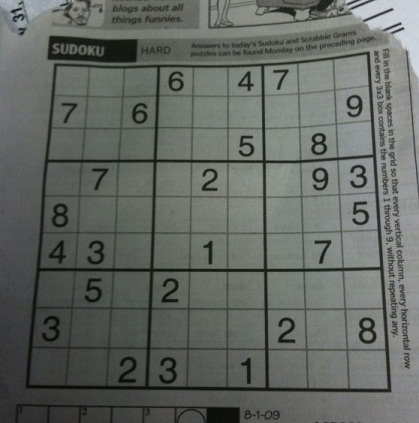
#> input picture 02-DIP/07/img/b.jpg, 419 x 423 px
$ jupyter execute 'Hough Transform.ipynb'
#> lines starting #> are read from the running program, lines starting #| are printed output that depends on the picture
[cell 1]
import cv2
import matplotlib.pyplot as plt
import numpy as np

[cell 2]
def show_img_plt(img, fig_height=8, fig_width=6, vmin=0, vmax=255):
    plt.figure(figsize=(fig_height, fig_width), dpi=100)
    plt.imshow(img,cmap='gray', vmin=vmin, vmax=vmax)

[cell 3]
def show_mult_img_plt(rows, columns, img_names, vmin=0, vmax=255):
    fig = plt.figure(figsize=(15, 17), dpi=100)
    for i in range(len(img_names)):
        fig.add_subplot(rows, columns, i+1)
        plt.imshow(img_names[i],cmap='gray', vmin=vmin, vmax=vmax)
        plt.axis('off')
        plt.title('img_' + str(i))

[cell 4]
img = cv2.imread('img/b.jpg', -1)
#> img is the input picture: shape (423, 419, 3); mean B, G, R 98.9, 103.6, 99.4
show_img_plt(img)

[cell 5]
img_gray = cv2.cvtColor(img, cv2.COLOR_BGR2GRAY)
show_img_plt(img_gray)

[cell 6]
canny = cv2.Canny(img_gray, 50, 100)
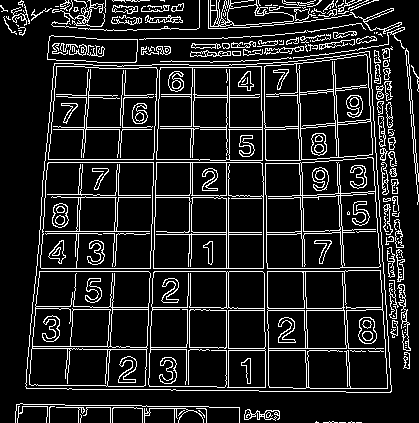
#> canny: shape (423, 419); 13% white in thin lines or dots
show_img_plt(canny)

[cell 7]
lines = cv2.HoughLines(canny, 1, np.pi/180, 150)
#> lines = 62 rows, first 8: [271, 1.57], [268, 1.57], [226, 0], [195, 0.0175], [162, 0.0349], [159, 0.0349], [-262, 3.12], [193, 0.0175]
print(lines)
#| [[[ 2.7100000e+02  1.5707964e+00]]
#|  [[ 2.6800000e+02  1.5707964e+00]]
#|  [[ 2.2600000e+02  0.0000000e+00]]
#|  [[ 1.9500000e+02  1.7453292e-02]]
#|  [[ 1.6200000e+02  3.4906585e-02]]
#|  [[ 1.5900000e+02  3.4906585e-02]]
#|  [[-2.6200000e+02  3.1241393e+00]]
#|  [[ 1.9300000e+02  1.7453292e-02]]
#|  [[-2.9300000e+02  3.1066861e+00]]
#|  [[ 2.2800000e+02  0.0000000e+00]]
#|  [[ 6.2000000e+01  8.7266460e-02]]
#|  [[ 1.6200000e+02  1.5707964e+00]]
#> (further printed lines are left out)

[cell 8]
#for line in lines:
   # print(line[0])
   # r, p = line[0]

[cell 9]
L = 300

for line in lines:
    rho, theta = line[0]

    a = np.cos(theta)
    b = np.sin(theta)


    y0 =  rho * b
    x0 = rho * a

    x1 = int (x0 + L*(b))
    y1 = int (y0 - L*(a))

    x2 = int(x0 - L*(b))
    y2 = int(y0 + L*(a))

    cv2.line(img_gray, (x1, y1), (x2, y2), (255, 0, 0), 2)
#> this loop made 62 passes
#> (rho, theta, a, b, y0, x0, x1, y1) on passes 1 to 12: (271, 1.57, -4.37e-08, 1, 271, -1.18e-05, 299, 271), (268, 1.57, -4.37e-08, 1, 268, -1.17e-05, 299, 268), (226, 0, 1, 0, 0, 226, 226, -300), (195, 0.0175, 1, 0.0175, 3.4, 195, 200, -296), (162, 0.0349, 0.999, 0.0349, 5.65, 161.9, 172, -294), (159, 0.0349, 0.999, 0.0349, 5.55, 158.9, 169, -294), (-262, 3.12, -1, 0.0175, -4.57, 262, 267, 295), (193, 0.0175, 1, 0.0175, 3.37, 193, 198, -296), (-293, 3.11, -0.999, 0.0349, -10.23, 292.8, 303, 289), (228, 0, 1, 0, 0, 228, 228, -300), (62, 0.0873, 0.996, 0.0872, 5.4, 61.76, 87, -293), (162, 1.57, -4.37e-08, 1, 162, -7.08e-06, 299, 162)
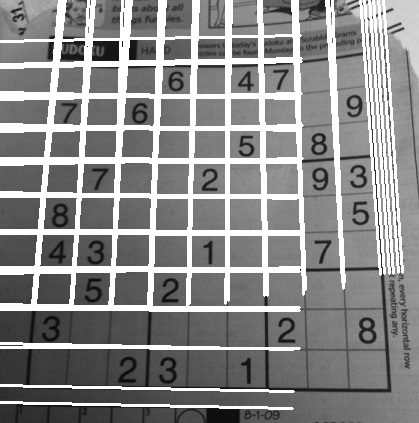
#> img_gray: shape (423, 419); min 6, max 255, mean 137.7


show_img_plt(img_gray)
